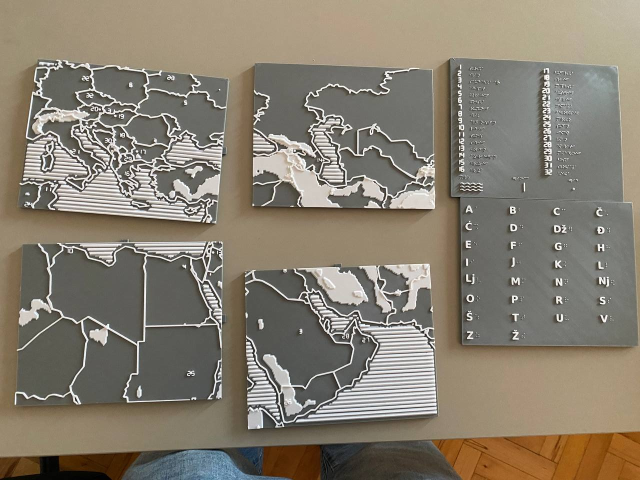
#> input picture assets/photo_cards.jpg, 1280 x 960 px (shown at 1/2 size)
$ python -i render_site_assets.py   (imports and definitions only)
#> lines starting #> are read from the running program, lines starting #| are printed output that depends on the picture
#!/usr/bin/env python3
"""
Build the render half of `site/assets/` from the current print-ready STLs.

The site makes one claim over and over: the photographs are the FIRST PRINT, the
renders are the files as they stand NOW. That only stays true if the renders are
re-made whenever the geometry changes, so every camera the site uses lives here
instead of in a throwaway script.

    python core/render_site_assets.py [printready_dir] [site_assets_dir]

Needs a display (X11) or vtk-osmesa; `xvfb-run -a` works headless.

The photographs in `site/assets/` are NOT produced here. They are hand-picked
crops of `data/photoes/` (gitignored, and two of them are pictures of people),
each put through `photo_pass()` below so the five of them read as one set:

    hands_map.jpg           photo_1_2026-07-21   hero, hands on the assembled map
    reader.jpg              photo_2_2026-07-21   the friend reading it
    set.jpg                 photo_8_2026-07-21   all six printed pieces
    author.jpg              photo_13_2026-08-05  Gleb beside the wall-mounted map
    first_print_numbers.jpg photo_12_2026-08-05  crop (235, 200)-(765, 597),
                                                 the raised Arabic numerals
"""
import sys
from pathlib import Path

import numpy as np
from PIL import Image

import render_previews as R
from constants import CARD_WIDTH_MM as CW, CARD_HEIGHT_MM as CH

SHOT_SIZE = (1600, 1200)
# One warm light ground for every render: the site has no dark section any more,
# and the README shows the same files.
BG_LIGHT = R.BG


def _rgb(h):
    return tuple(int(h.lstrip("#")[i:i + 2], 16) for i in (0, 2, 4))


# [68 lines left out: functions photo_pass, _shot, _content_box, _frame_43, _save, not called in this run]


def build(src, out, verbose=True):
    src, out = Path(src), Path(out)
    out.mkdir(parents=True, exist_ok=True)
    parts = R.assembled(src)

    def clipped(box):
        ms = [m.clip_box(box, invert=False) for m in parts]
        return [m for m in ms if m.n_points > 0]

    # 1. render_labels.jpg — the right-hand half of the "first print vs current
    #    files" pair. Central Europe and the Balkans, the same corner the
    #    first-print photograph shows, at a scale where a braille number label
    #    reads AS braille: anchor ridge, then cells of domed dots. The frame sits
    #    wholly inside the plate (cy below 253 keeps the north edge out of shot).
    _save(_shot(clipped((20, 240, 175, 320, -7, 8)),
                (120, 250, 1.0), (0.06, -0.38, 0.92), 52.0),
          out / "render_labels.jpg", (1200, 900))

    # 2. render_terrain.jpg — Black Sea, Caucasus, Caspian: stepped plateaus
    #    between two ribbed seas, at a raking angle so every step casts an edge.
    _save(_shot(clipped((188, 292, 188, 266, -7, 8)),
                (240, 227, 1.0), (0.12, -0.58, 0.81), 43.0),
          out / "render_terrain.jpg", (1400, 1050))

    # 3. render_macro.jpg — one label at dome scale, the evidence behind "domes,
    #    not points". The label is found from the geometry (see
    #    render_previews.find_braille_cluster); hand-picked coordinates missed.
    for idx in (3, 1, 2, 4):
        card = R.load(src, f"card_{idx}.stl")
        spot = R.find_braille_cluster(card)
        if spot is not None:
            break
    if spot is None:
        raise SystemExit("no braille cluster found — did the label geometry change?")
    cx, cy = spot
    if verbose:
        print(f"  (braille label found at {cx:.0f}, {cy:.0f} mm)")
    region = card.clip_box((cx - 14, cx + 14, cy - 11, cy + 11, -7, 8), invert=False)
    macro = _shot([region], (cx, cy, 1.2), (0.22, -0.62, 0.75), 8.0)
    _save(macro.crop((40, 285, 1180, 1140)), out / "render_macro.jpg", (1400, 1050))

    # 4/5. the two reference cards, tilted just enough to shade the dots
    for fname, stl in (("render_legend.jpg", "card_legend.stl"),
                       ("render_alphabet.jpg", "card_alphabet.stl")):
        im = _shot([R.load(src, stl)], (CW / 2, CH / 2, 0), (0.10, -0.30, 0.95), 98.0)
        _save(im.crop(_frame_43(_content_box(im), im.width, im.height)),
              out / fname, (1400, 1050), quality=87)

    # 6. render_files.jpg — everything in the download, laid out in two rows
    # [10 lines left out: function eight, not called in this run]
    im = _shot(eight(),
               (3 * (CW + 18) / 2 + CW / 2, -(CH + 18) / 2 + CH / 2, 0),
               (0.14, -0.46, 0.88), 335.0)
    _save(im.crop(_frame_43(_content_box(im), im.width, im.height)),
          out / "render_files.jpg", (1400, 1050))

    if verbose:
        print(f"-> 6 site renders in {out}/")


# [3 lines not run here, left out]

>>> import cv2
>>> picture = cv2.imread('../assets/photo_cards.jpg', cv2.IMREAD_GRAYSCALE)
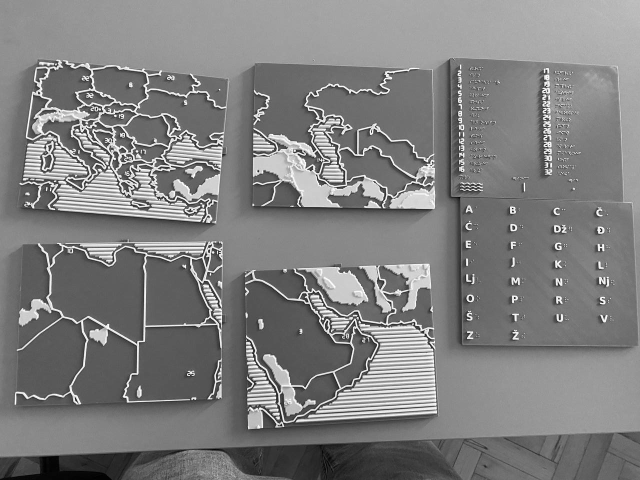
#> picture: shape (960, 1280) (shown at 1/2 size); min 0, max 255, mean 126.9
>>> result = build(picture, 'out.png')
#> (the run stopped early here; a loop or call above may not have finished)

$ run again, on assets/photo_map.jpg
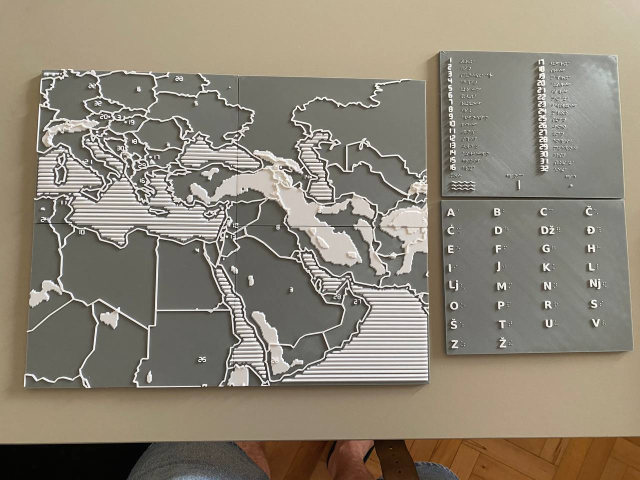
#> input picture assets/photo_map.jpg, 1280 x 960 px (shown at 1/2 size)
#> `picture = cv2.imread('../assets/photo_cards.jpg', cv2.IMREAD_GRAYSCALE)`:
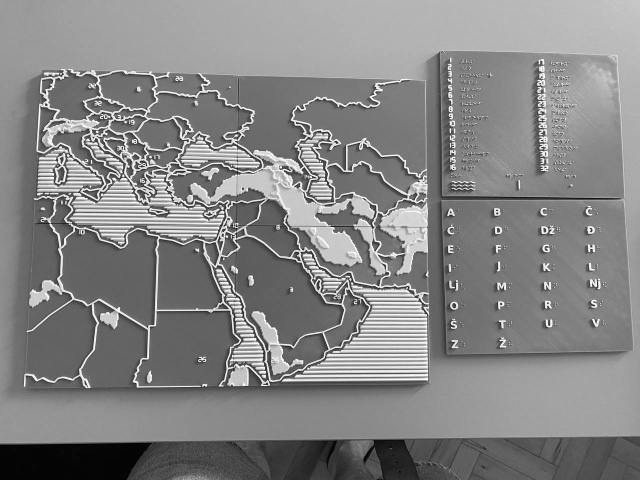
#> picture: shape (960, 1280) (shown at 1/2 size); min 0, max 255, mean 132.7

$ run again, on assets/assembly.png
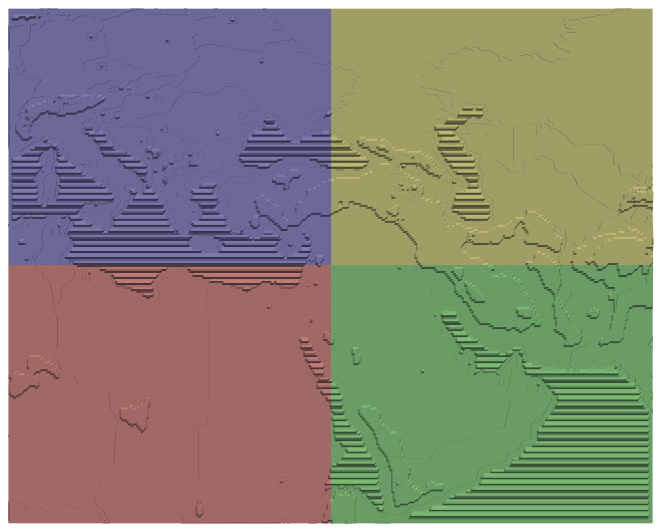
#> input picture assets/assembly.png, 1324 x 1064 px (shown at 1/2 size)
#> `picture = cv2.imread('../assets/photo_cards.jpg', cv2.IMREAD_GRAYSCALE)`:
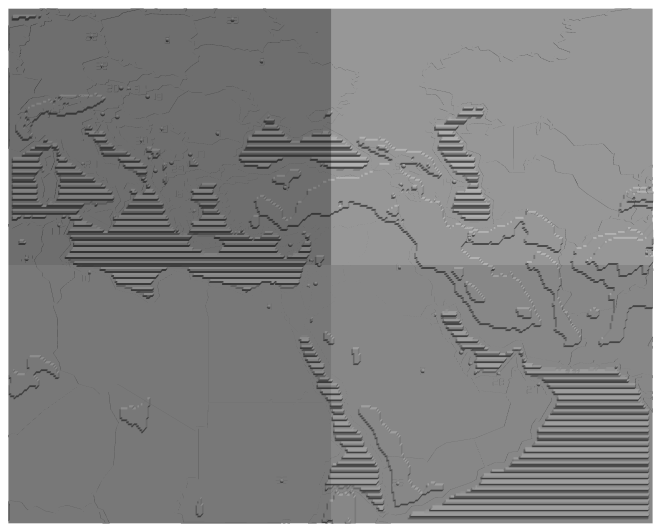
#> picture: shape (1064, 1324) (shown at 1/2 size); min 31, max 255, mean 133.2
